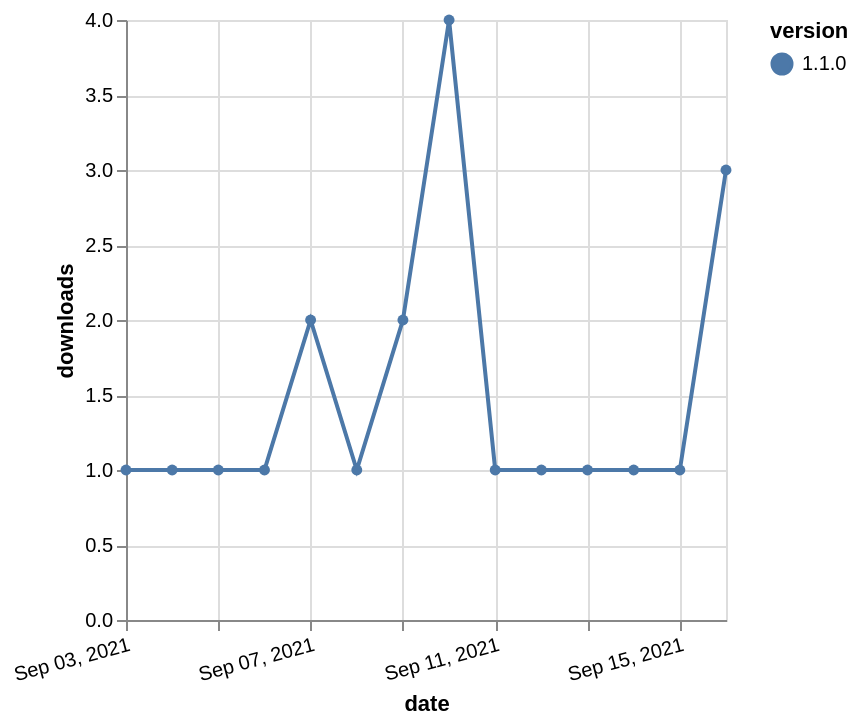

Express this chart as Vega-Lite.
### Vega-Lite specification from a JSON file in a GitHub repository (floating-point values rounded to 4 significant figures)
{"$schema": "https://vega.github.io/schema/vega-lite/v5.json", "description": "A simple bar chart with embedded data.", "data": {"values": [{"date": "2021-09-03", "total": 175, "delta": 1, "version": "1.1.0"}, {"date": "2021-09-04", "total": 176, "delta": 1, "version": "1.1.0"}, {"date": "2021-09-05", "total": 177, "delta": 1, "version": "1.1.0"}, {"date": "2021-09-06", "total": 178, "delta": 1, "version": "1.1.0"}, {"date": "2021-09-07", "total": 180, "delta": 2, "version": "1.1.0"}, {"date": "2021-09-08", "total": 181, "delta": 1, "version": "1.1.0"}, {"date": "2021-09-09", "total": 183, "delta": 2, "version": "1.1.0"}, {"date": "2021-09-10", "total": 187, "delta": 4, "version": "1.1.0"}, {"date": "2021-09-11", "total": 188, "delta": 1, "version": "1.1.0"}, {"date": "2021-09-12", "total": 189, "delta": 1, "version": "1.1.0"}, {"date": "2021-09-13", "total": 190, "delta": 1, "version": "1.1.0"}, {"date": "2021-09-14", "total": 191, "delta": 1, "version": "1.1.0"}, {"date": "2021-09-15", "total": 192, "delta": 1, "version": "1.1.0"}, {"date": "2021-09-16", "total": 195, "delta": 3, "version": "1.1.0"}]}, "width": "container", "mark": {"type": "line", "point": {"filled": true}}, "encoding": {"x": {"field": "date", "type": "temporal", "timeUnit": "yearmonthdate", "title": "date", "axis": {"labelAngle": -15}}, "y": {"field": "delta", "type": "quantitative", "title": "downloads"}, "color": {"field": "version", "type": "nominal"}, "tooltip": {"field": "delta"}}}
